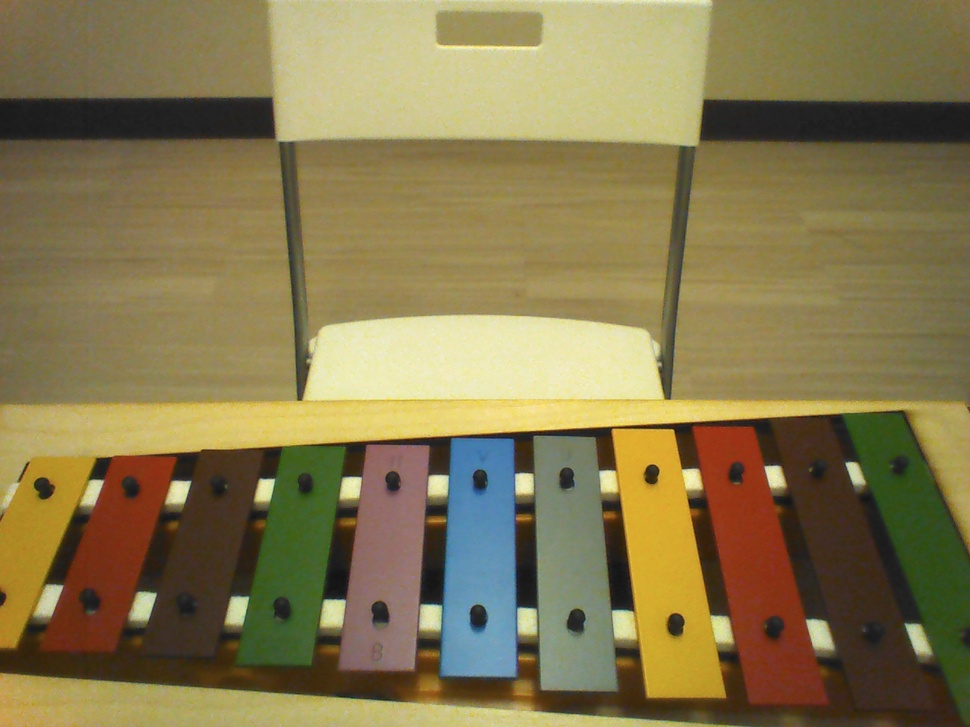
#> input picture Vision_Detection_Part/real_lighting_condition_pics/1280.jpg, 970 x 727 px, shrunk from 1280 x 960 before the run
$ python shape_test_1.py   (older library calls are emulated)
#> lines starting #> are read from the running program, lines starting #| are printed output that depends on the picture; after the words box and inside, x2 and y2 are one past the last pixel; in counts of white or black regions, pixels touching at a corner belong together
# -*- coding: utf-8 -*-
"""
Created on Sun Nov 18 16:13:15 2018

@author: fengh
"""
import cv2
import numpy as np

img = cv2.imread("1280.jpg", cv2.IMREAD_GRAYSCALE)
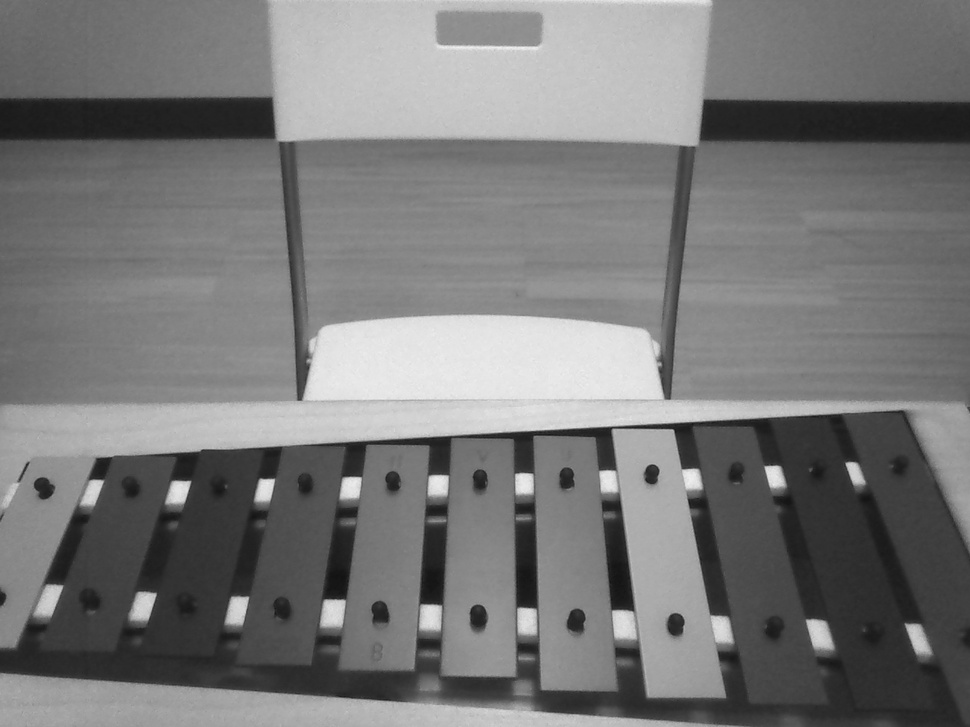
#> img: shape (727, 970); min 18, max 241, mean 120.1
_, threshold = cv2.threshold(img, 95, 100, cv2.THRESH_BINARY)
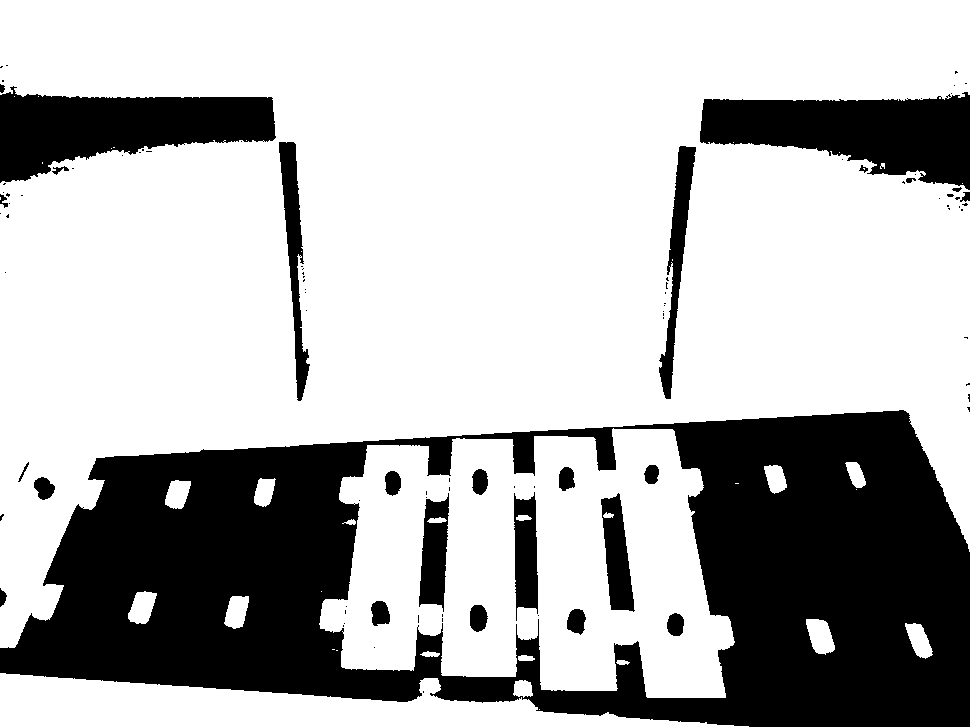
#> threshold: shape (727, 970); values 0 (black) and 100 (white), 70.6% white; 97 black regions (71 under 20 px)
_, contours, _ = cv2.findContours(threshold, cv2.RETR_TREE, cv2.CHAIN_APPROX_SIMPLE)
#> contours = 133 contours, 94 with area under 20; largest, box (x1, y1, x2, y2) and area: (0, 0, 970, 648) 403448, (319, 428, 735, 698) 81469, (0, 673, 749, 727) 20787, (658, 145, 697, 400) 3306, (278, 141, 311, 402) 3280

font = cv2.FONT_HERSHEY_COMPLEX

for cnt in contours:
    approx = cv2.approxPolyDP(cnt, 0.01*cv2.arcLength(cnt, True), True)
    cv2.drawContours(img, [approx], 0, (0), 5)
    x = approx.ravel()[0]
    y = approx.ravel()[1]

    if len(approx) == 4:
        cv2.putText(img, "Rectangle", (x, y), font, 1, (0))
#> this loop made 133 passes
#> (x, y) on passes 1, 2, 3, 4, 5, 6, 7, 10, 11, 12, 13, 14: (539, 709), (515, 681), (0, 673), (422, 691), (616, 662), (518, 656), (420, 654), (905, 623), (806, 619), (248, 596), (321, 591), (156, 593)
#> (approx, x, y) on passes 8, 9, 17, 23, 26, 28: ([[336, 650], [337, 650]], 336, 650), ([[332, 649], [334, 649]], 332, 649), ([[735, 483], [738, 483]], 735, 483), ([[373, 647], [374, 646], [375, 647], [374, 648]], 373, 647), ([[343, 623], [344, 622], [345, 623], [344, 624]], 343, 623), ([[537, 615], [538, 614], [539, 615], [538, 616]], 537, 615)
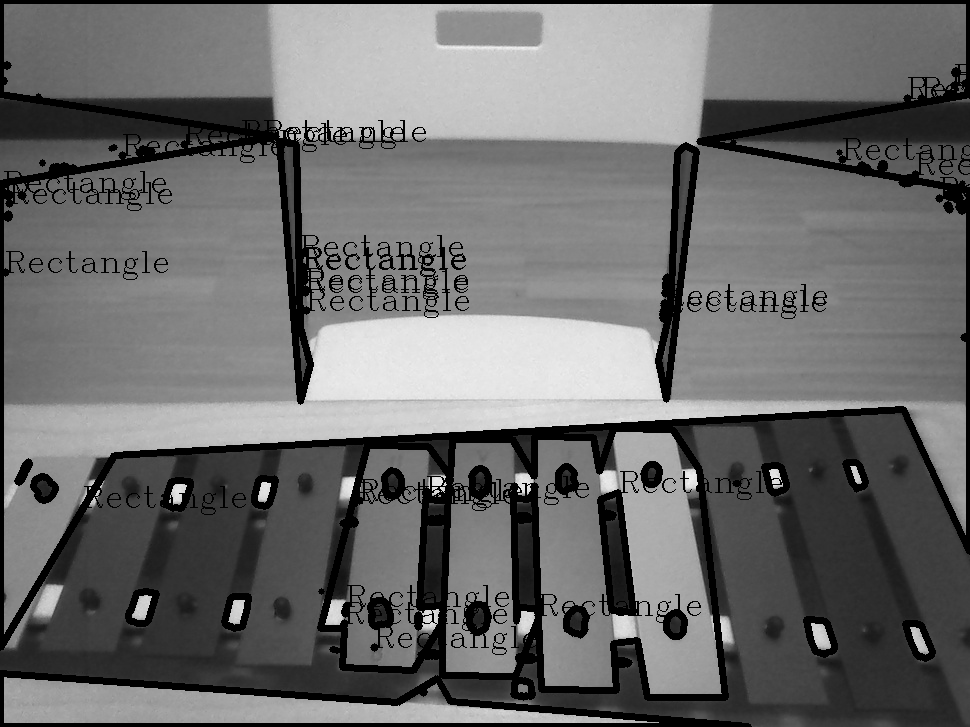
#> img: shape (727, 970); 11.85% of pixels changed, all inside (x1, y1, x2, y2) = (0, 0, 970, 727)
#    else:
#        cv2.putText(img, "Circle", (x, y), font, 1, (0))

cv2.imshow("shapes", img)
cv2.imshow("Threshold", threshold)
cv2.waitKey(0)
cv2.destroyAllWindows()
